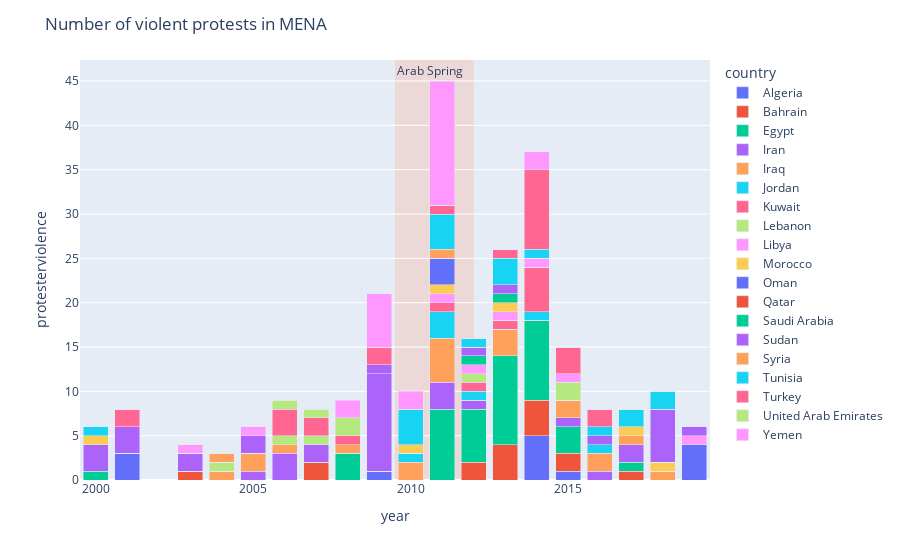

The cell this chart's notebook holds for it:
### Code cell
fig = px.bar(protest_data_merged, x="year", y="protesterviolence", 
             color="country",
          #  hover_data=['petal_width'], 
             barmode = 'stack')

# Add shape regions
fig.add_vrect(
    x0="2009.5", x1="2012",
    fillcolor="LightSalmon", opacity=0.25,
    layer="below", line_width=0, annotation_text="Arab Spring", annotation_position="top left"
)    

fig.update_layout(
    title_text="Number of violent protests in MENA",
    coloraxis_colorbar={
        'title':'Protests'      
    }
)
    
fig.show()

### Figure 1 — Plotly figure (JSON) as saved in the notebook; plotly's stock layout.template omitted (floating-point values rounded to 4 significant figures)
{"data": [{"alignmentgroup": "True", "hovertemplate": "country=Algeria<br>year=%{x}<br>protesterviolence=%{y}<extra></extra>", "legendgroup": "Algeria", "marker": {"color": "#636efa"}, "name": "Algeria", "offsetgroup": "Algeria", "orientation": "v", "showlegend": true, "textposition": "auto", "type": "bar", "x": [2000, 2001, 2002, 2003, 2004, 2005, 2006, 2007, 2008, 2009, 2010, 2011, 2012, 2013, 2014, 2015, 2016, 2017, 2018, 2019], "xaxis": "x", "y": [0, 3, 0, 0, 0, 0, 0, 0, 0, 1, 0, 0, 0, 0, 5, 1, 0, 0, 0, 4], "yaxis": "y"}, {"alignmentgroup": "True", "hovertemplate": "country=Bahrain<br>year=%{x}<br>protesterviolence=%{y}<extra></extra>", "legendgroup": "Bahrain", "marker": {"color": "#EF553B"}, "name": "Bahrain", "offsetgroup": "Bahrain", "orientation": "v", "showlegend": true, "textposition": "auto", "type": "bar", "x": [2000, 2001, 2002, 2003, 2004, 2005, 2006, 2007, 2008, 2009, 2010, 2011, 2012, 2013, 2014, 2015, 2016, 2017, 2018, 2019], "xaxis": "x", "y": [0, 0, 0, 1, 0, 0, 0, 2, 0, 0, 0, 0, 2, 4, 4, 2, 0, 1, 0, 0], "yaxis": "y"}, {"alignmentgroup": "True", "hovertemplate": "country=Egypt<br>year=%{x}<br>protesterviolence=%{y}<extra></extra>", "legendgroup": "Egypt", "marker": {"color": "#00cc96"}, "name": "Egypt", "offsetgroup": "Egypt", "orientation": "v", "showlegend": true, "textposition": "auto", "type": "bar", "x": [2000, 2001, 2002, 2003, 2004, 2005, 2006, 2007, 2008, 2009, 2010, 2011, 2012, 2013, 2014, 2015, 2016, 2017, 2018, 2019], "xaxis": "x", "y": [1, 0, 0, 0, 0, 0, 0, 0, 3, 0, 0, 8, 6, 10, 9, 3, 0, 1, 0, 0], "yaxis": "y"}, {"alignmentgroup": "True", "hovertemplate": "country=Iran<br>year=%{x}<br>protesterviolence=%{y}<extra></extra>", "legendgroup": "Iran", "marker": {"color": "#ab63fa"}, "name": "Iran", "offsetgroup": "Iran", "orientation": "v", "showlegend": true, "textposition": "auto", "type": "bar", "x": [2000, 2001, 2002, 2003, 2004, 2005, 2006, 2007, 2008, 2009, 2010, 2011, 2012, 2013, 2014, 2015, 2016, 2017, 2018, 2019], "xaxis": "x", "y": [3, 3, 0, 2, 0, 1, 3, 2, 0, 11, 0, 3, 1, 0, 0, 1, 1, 2, 0, 0], "yaxis": "y"}, {"alignmentgroup": "True", "hovertemplate": "country=Iraq<br>year=%{x}<br>protesterviolence=%{y}<extra></extra>", "legendgroup": "Iraq", "marker": {"color": "#FFA15A"}, "name": "Iraq", "offsetgroup": "Iraq", "orientation": "v", "showlegend": true, "textposition": "auto", "type": "bar", "x": [2000, 2001, 2002, 2003, 2004, 2005, 2006, 2007, 2008, 2009, 2010, 2011, 2012, 2013, 2014, 2015, 2016, 2017, 2018, 2019], "xaxis": "x", "y": [0, 0, 0, 0, 1, 2, 1, 0, 1, 0, 2, 5, 0, 3, 0, 2, 2, 1, 1, 0], "yaxis": "y"}, {"alignmentgroup": "True", "hovertemplate": "country=Jordan<br>year=%{x}<br>protesterviolence=%{y}<extra></extra>", "legendgroup": "Jordan", "marker": {"color": "#19d3f3"}, "name": "Jordan", "offsetgroup": "Jordan", "orientation": "v", "showlegend": true, "textposition": "auto", "type": "bar", "x": [2000, 2001, 2002, 2003, 2004, 2005, 2006, 2007, 2008, 2009, 2010, 2011, 2012, 2013, 2014, 2015, 2016, 2017, 2018, 2019], "xaxis": "x", "y": [0, 0, 0, 0, 0, 0, 0, 0, 0, 0, 1, 3, 1, 0, 1, 0, 1, 0, 0, 0], "yaxis": "y"}, {"alignmentgroup": "True", "hovertemplate": "country=Kuwait<br>year=%{x}<br>protesterviolence=%{y}<extra></extra>", "legendgroup": "Kuwait", "marker": {"color": "#FF6692"}, "name": "Kuwait", "offsetgroup": "Kuwait", "orientation": "v", "showlegend": true, "textposition": "auto", "type": "bar", "x": [2000, 2001, 2002, 2003, 2004, 2005, 2006, 2007, 2008, 2009, 2010, 2011, 2012, 2013, 2014, 2015, 2016, 2017, 2018, 2019], "xaxis": "x", "y": [0, 0, 0, 0, 0, 0, 0, 0, 1, 0, 0, 1, 1, 1, 5, 0, 0, 0, 0, 0], "yaxis": "y"}, {"alignmentgroup": "True", "hovertemplate": "country=Lebanon<br>year=%{x}<br>protesterviolence=%{y}<extra></extra>", "legendgroup": "Lebanon", "marker": {"color": "#B6E880"}, "name": "Lebanon", "offsetgroup": "Lebanon", "orientation": "v", "showlegend": true, "textposition": "auto", "type": "bar", "x": [2000, 2001, 2002, 2003, 2004, 2005, 2006, 2007, 2008, 2009, 2010, 2011, 2012, 2013, 2014, 2015, 2016, 2017, 2018, 2019], "xaxis": "x", "y": [0, 0, 0, 0, 1, 0, 1, 1, 2, 0, 0, 0, 1, 0, 0, 2, 0, 0, 0, 0], "yaxis": "y"}, {"alignmentgroup": "True", "hovertemplate": "country=Libya<br>year=%{x}<br>protesterviolence=%{y}<extra></extra>", "legendgroup": "Libya", "marker": {"color": "#FF97FF"}, "name": "Libya", "offsetgroup": "Libya", "orientation": "v", "showlegend": true, "textposition": "auto", "type": "bar", "x": [2000, 2001, 2002, 2003, 2004, 2005, 2006, 2007, 2008, 2009, 2010, 2011, 2012, 2013, 2014, 2015, 2016, 2017, 2018, 2019], "xaxis": "x", "y": [0, 0, 0, 0, 0, 0, 0, 0, 0, 0, 0, 1, 1, 1, 1, 1, 0, 0, 0, 1], "yaxis": "y"}, {"alignmentgroup": "True", "hovertemplate": "country=Morocco<br>year=%{x}<br>protesterviolence=%{y}<extra></extra>", "legendgroup": "Morocco", "marker": {"color": "#FECB52"}, "name": "Morocco", "offsetgroup": "Morocco", "orientation": "v", "showlegend": true, "textposition": "auto", "type": "bar", "x": [2000, 2001, 2002, 2003, 2004, 2005, 2006, 2007, 2008, 2009, 2010, 2011, 2012, 2013, 2014, 2015, 2016, 2017, 2018, 2019], "xaxis": "x", "y": [1, 0, 0, 0, 0, 0, 0, 0, 0, 0, 1, 1, 0, 1, 0, 0, 0, 1, 1, 0], "yaxis": "y"}, {"alignmentgroup": "True", "hovertemplate": "country=Oman<br>year=%{x}<br>protesterviolence=%{y}<extra></extra>", "legendgroup": "Oman", "marker": {"color": "#636efa"}, "name": "Oman", "offsetgroup": "Oman", "orientation": "v", "showlegend": true, "textposition": "auto", "type": "bar", "x": [2000, 2001, 2002, 2003, 2004, 2005, 2006, 2007, 2008, 2009, 2010, 2011, 2012, 2013, 2014, 2015, 2016, 2017, 2018, 2019], "xaxis": "x", "y": [0, 0, 0, 0, 0, 0, 0, 0, 0, 0, 0, 3, 0, 0, 0, 0, 0, 0, 0, 0], "yaxis": "y"}, {"alignmentgroup": "True", "hovertemplate": "country=Qatar<br>year=%{x}<br>protesterviolence=%{y}<extra></extra>", "legendgroup": "Qatar", "marker": {"color": "#EF553B"}, "name": "Qatar", "offsetgroup": "Qatar", "orientation": "v", "showlegend": true, "textposition": "auto", "type": "bar", "x": [2000, 2001, 2002, 2003, 2004, 2005, 2006, 2007, 2008, 2009, 2010, 2011, 2012, 2013, 2014, 2015, 2016, 2017, 2018, 2019], "xaxis": "x", "y": [0, 0, 0, 0, 0, 0, 0, 0, 0, 0, 0, 0, 0, 0, 0, 0, 0, 0, 0, 0], "yaxis": "y"}, {"alignmentgroup": "True", "hovertemplate": "country=Saudi Arabia<br>year=%{x}<br>protesterviolence=%{y}<extra></extra>", "legendgroup": "Saudi Arabia", "marker": {"color": "#00cc96"}, "name": "Saudi Arabia", "offsetgroup": "Saudi Arabia", "orientation": "v", "showlegend": true, "textposition": "auto", "type": "bar", "x": [2000, 2001, 2002, 2003, 2004, 2005, 2006, 2007, 2008, 2009, 2010, 2011, 2012, 2013, 2014, 2015, 2016, 2017, 2018, 2019], "xaxis": "x", "y": [0, 0, 0, 0, 0, 0, 0, 0, 0, 0, 0, 0, 1, 1, 0, 0, 0, 0, 0, 0], "yaxis": "y"}, {"alignmentgroup": "True", "hovertemplate": "country=Sudan<br>year=%{x}<br>protesterviolence=%{y}<extra></extra>", "legendgroup": "Sudan", "marker": {"color": "#ab63fa"}, "name": "Sudan", "offsetgroup": "Sudan", "orientation": "v", "showlegend": true, "textposition": "auto", "type": "bar", "x": [2000, 2001, 2002, 2003, 2004, 2005, 2006, 2007, 2008, 2009, 2010, 2011, 2012, 2013, 2014, 2015, 2016, 2017, 2018, 2019], "xaxis": "x", "y": [0, 0, 0, 0, 0, 2, 0, 0, 0, 1, 0, 0, 1, 1, 0, 0, 1, 0, 6, 1], "yaxis": "y"}, {"alignmentgroup": "True", "hovertemplate": "country=Syria<br>year=%{x}<br>protesterviolence=%{y}<extra></extra>", "legendgroup": "Syria", "marker": {"color": "#FFA15A"}, "name": "Syria", "offsetgroup": "Syria", "orientation": "v", "showlegend": true, "textposition": "auto", "type": "bar", "x": [2000, 2001, 2002, 2003, 2004, 2005, 2006, 2007, 2008, 2009, 2010, 2011, 2012, 2013, 2014, 2015, 2016, 2017, 2018, 2019], "xaxis": "x", "y": [0, 0, 0, 0, 1, 0, 0, 0, 0, 0, 0, 1, 0, 0, 0, 0, 0, 0, 0, 0], "yaxis": "y"}, {"alignmentgroup": "True", "hovertemplate": "country=Tunisia<br>year=%{x}<br>protesterviolence=%{y}<extra></extra>", "legendgroup": "Tunisia", "marker": {"color": "#19d3f3"}, "name": "Tunisia", "offsetgroup": "Tunisia", "orientation": "v", "showlegend": true, "textposition": "auto", "type": "bar", "x": [2000, 2001, 2002, 2003, 2004, 2005, 2006, 2007, 2008, 2009, 2010, 2011, 2012, 2013, 2014, 2015, 2016, 2017, 2018, 2019], "xaxis": "x", "y": [1, 0, 0, 0, 0, 0, 0, 0, 0, 0, 4, 4, 1, 3, 1, 0, 1, 2, 2, 0], "yaxis": "y"}, {"alignmentgroup": "True", "hovertemplate": "country=Turkey<br>year=%{x}<br>protesterviolence=%{y}<extra></extra>", "legendgroup": "Turkey", "marker": {"color": "#FF6692"}, "name": "Turkey", "offsetgroup": "Turkey", "orientation": "v", "showlegend": true, "textposition": "auto", "type": "bar", "x": [2000, 2001, 2002, 2003, 2004, 2005, 2006, 2007, 2008, 2009, 2010, 2011, 2012, 2013, 2014, 2015, 2016, 2017, 2018, 2019], "xaxis": "x", "y": [0, 2, 0, 0, 0, 0, 3, 2, 0, 2, 0, 1, 0, 1, 9, 3, 2, 0, 0, 0], "yaxis": "y"}, {"alignmentgroup": "True", "hovertemplate": "country=United Arab Emirates<br>year=%{x}<br>protesterviolence=%{y}<extra></extra>", "legendgroup": "United Arab Emirates", "marker": {"color": "#B6E880"}, "name": "United Arab Emirates", "offsetgroup": "United Arab Emirates", "orientation": "v", "showlegend": true, "textposition": "auto", "type": "bar", "x": [2000, 2001, 2002, 2003, 2004, 2005, 2006, 2007, 2008, 2009, 2010, 2011, 2012, 2013, 2014, 2015, 2016, 2017, 2018, 2019], "xaxis": "x", "y": [0, 0, 0, 0, 0, 0, 1, 1, 0, 0, 0, 0, 0, 0, 0, 0, 0, 0, 0, 0], "yaxis": "y"}, {"alignmentgroup": "True", "hovertemplate": "country=Yemen<br>year=%{x}<br>protesterviolence=%{y}<extra></extra>", "legendgroup": "Yemen", "marker": {"color": "#FF97FF"}, "name": "Yemen", "offsetgroup": "Yemen", "orientation": "v", "showlegend": true, "textposition": "auto", "type": "bar", "x": [2000, 2001, 2002, 2003, 2004, 2005, 2006, 2007, 2008, 2009, 2010, 2011, 2012, 2013, 2014, 2015, 2016, 2017, 2018, 2019], "xaxis": "x", "y": [0, 0, 0, 1, 0, 1, 0, 0, 2, 6, 2, 14, 0, 0, 2, 0, 0, 0, 0, 0], "yaxis": "y"}], "layout": {"annotations": [{"showarrow": false, "text": "Arab Spring", "x": "2009.5", "xanchor": "left", "xref": "x", "y": 1, "yanchor": "top", "yref": "y domain"}], "barmode": "stack", "coloraxis": {"colorbar": {"title": {"text": "Protests"}}}, "legend": {"title": {"text": "country"}, "tracegroupgap": 0}, "margin": {"t": 60}, "shapes": [{"fillcolor": "LightSalmon", "layer": "below", "line": {"width": 0}, "opacity": 0.25, "type": "rect", "x0": "2009.5", "x1": "2012", "xref": "x", "y0": 0, "y1": 1, "yref": "y domain"}], "title": {"text": "Number of violent protests in MENA"}, "xaxis": {"anchor": "y", "domain": [0, 1], "title": {"text": "year"}}, "yaxis": {"anchor": "x", "domain": [0, 1], "title": {"text": "protesterviolence"}}}}
